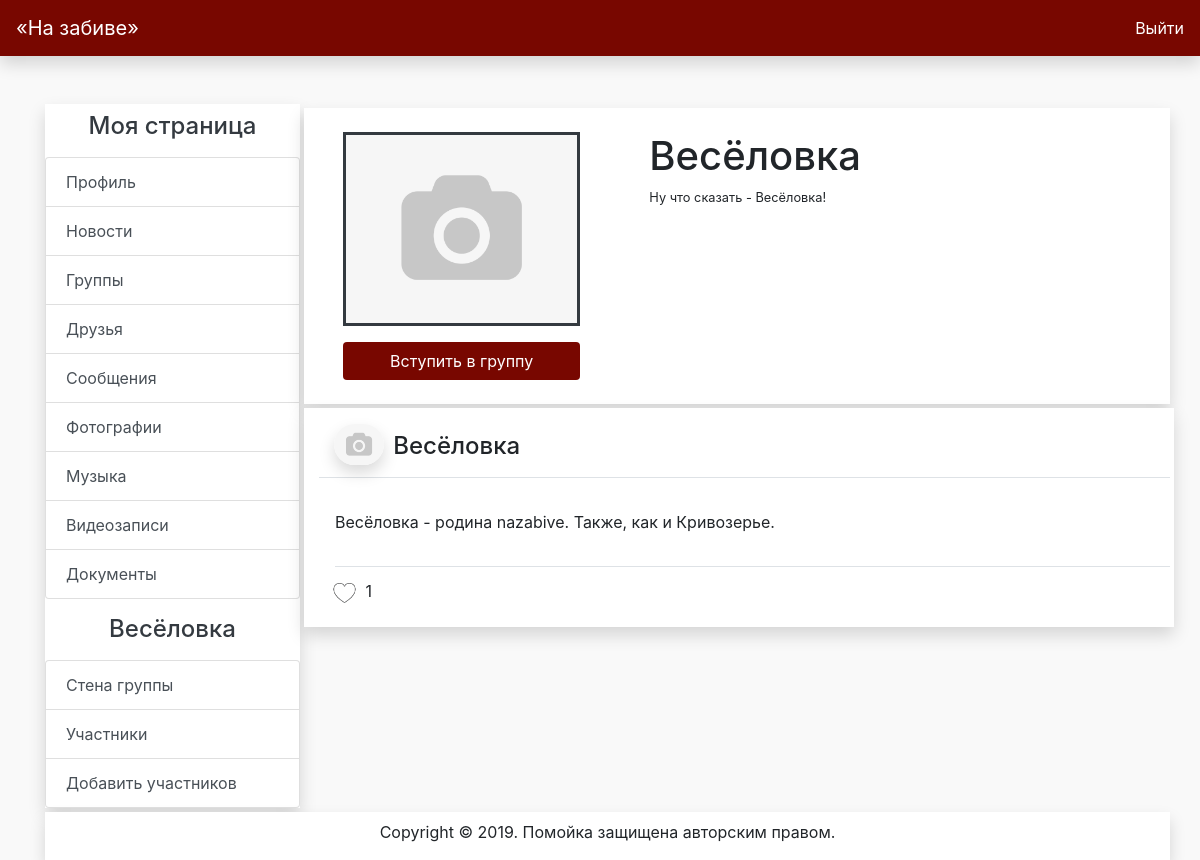
The page /group/2 (signed in) on the database its author committed.
### database.py (models this page shows)
class Group(db.Model):
    id = db.Column(db.Integer, primary_key=True)
    name = db.Column(db.String(80), nullable=False)
    avatar = db.Column(db.Integer, nullable=False, default=1)

class Resource(db.Model):
    id = db.Column(db.Integer, primary_key=True)
    category = db.Column(db.String(20), unique=False, nullable=False)
    path = db.Column(db.String(120), unique=True, nullable=True)
    name = db.Column(db.String(120), nullable=False)
    author = db.Column(db.Integer, nullable=False)

class Description(db.Model):
    id = db.Column(db.Integer, primary_key=True)
    text = db.Column(db.String(1000), nullable=False)
    place = db.Column(db.String(20), nullable=False)
    place_id = db.Column(db.Integer, nullable=False)

class Post(db.Model):
    id = db.Column(db.Integer, primary_key=True)
    author_type = db.Column(db.Integer, nullable=False)
    author = db.Column(db.Integer, nullable=False)
    content = db.Column(db.String, nullable=False)
    date = db.Column(db.DateTime, nullable=False, default=datetime.now())

### main.py (the view)
@app.route("/group/<int:id>", methods=['GET', 'POST'])
def group(id):
    if request.method == "POST":
        friend = request.form.get("friends")
        if friend:
            GroupMemberModel().create(user=friend, group=id)
    form = AddNewsForm()
    about_form = AboutGroupForm()
    description = DescriptionModel().get_for(place="group", place_id=id)
    if request.form.get("submit_ava"):
        file = request.files.get("document")
        res = ResourceModel().create(file.filename, file.filename,
                                     file, session["user_id"])
        link = ResourceLinkModel().create(res, "user", session["user_id"])
        GroupModel().set_avatar(group=id, resource=link.id)
    if about_form.validate_on_submit():
        content = request.form.get("description")
        if content:
            DescriptionModel().change(id=description.id, new_text=content)
            return redirect(f"/group/{id}")
    group = GroupModel().get(id)
    get_user_data = lambda obj: f"{obj.name} {obj.surname}"
    friends_list = FriendModel().get_friends(session["user_id"])
    friends_list = list(filter(
        lambda friend: not bool(GroupMemberModel().get_by(friend.friend, id)),
        friends_list))
    friends_list = [
        (friend.friend, get_user_data(UserModel().get(friend.friend))) for
        friend in friends_list]
    class AddUserToGroupForm(FlaskForm):
        friends = SelectField('Выберете участника', choices=[*friends_list])
        submit = SubmitField('Добавить')
    form_add_user = AddUserToGroupForm()
    if form.validate_on_submit():
        content = get_form_data("content")[0]
        PostLinkModel().create_post(place="group",
                                    place_id=id,
                                    content=content)
        return redirect(f"/group/{id}")
    user = UserModel().get(session["user_id"])
    posts_id = PostLinkModel().get_news(place="group",
                                        place_id=group.id)
    posts = [PostModel().get(post) for post in posts_id]
    posts.sort(key=lambda post: post.date, reverse=True)
    dates = [str(post.date)[:19] for post in posts]
    likes = [len(LikeModel().get_for(post=post.id)) for post in posts]
    liked = [bool(LikeModel().get_by(author=session["user_id"], post=post.id))
             for post in posts]
    ava = ResourceModel().get(group.avatar)
    in_group = bool(GroupMemberModel().get_by(user=user.id, group=id))
    render_data = {
        "user": user,
        "title": group.name,
        "number": len(posts),
        "name": group.name,
        "avatar_group": ava.path,
        "news": posts,
        "form_about": about_form,
        "likes": likes,
        "liked": liked,
        "form": form,
        "ava": AvaForm(),
        "form_add_user": form_add_user,
        "group": group,
        "in_group": in_group,
        "page_group": True,
        "group_main_page": True,
        "dates": dates,
        "session": session,
        "about": description.text
    }
    return render_template("group.html", **render_data)

### database.py (called while the page is built)
    def get(self, id):
        user = User.query.filter(User.id == id).first()
        if not user:
            return
        return user

    def get_friends(self, user):
        friends = Friend.query.filter(Friend.base_user == user).all()
        return friends

    def get_news(self, place, place_id):
        post_links = PostLink.query.filter(PostLink.place == place,
                                           PostLink.place_id == place_id).all()
        posts = [post.post for post in post_links]
        return posts

    def get(self, id):
        post = Post.query.filter(Post.id == id).first()
        if not post:
            return
        return post

    def get_by(self, author, post):
        like = Like.query.filter(Like.author == author,
                                 Like.post == post).first()
        if not like:
            return
        return like

    def get_for(self, post):
        likes = Like.query.filter(Like.post == post).all()
        return likes

    def get_by(self, user, group):
        member = GroupMember.query.filter(GroupMember.user == user,
                                          GroupMember.group == group).first()
        if not member:
            return
        return member

    def get(self, id):
        group = Group.query.filter(Group.id == id).first()
        if not group:
            return
        return group

    def get(self, id):
        resource = Resource.query.filter(Resource.id == id).first()
        if not resource:
            return
        return resource

    def get_for(self, place, place_id):
        description = Description.query.filter(
            Description.place == place,
            Description.place_id == place_id).first()
        if not description:
            return
        return description

### templates/group.html (shortened to what this page needs)
{% extends "main.html" %}
{% block content %}
    <div class="row">
        <div class="shadow bg-white pl-- pr-1 mt-1 ml-1">
            <div class="row">
                <div class="col-4 text-center m-4">
                    <div class="col-12">
                        <img src="/{{ avatar_group }}" alt="asd"
                             class="col-12 ava p-0"/>
                    </div>
                    <div class="col-12 mt-3">
                        <button type="button"
                                class="btn text-white bg-dryandex col-12"
                                onclick="loginToGroup(this, {{ group.id }})">
                            {% if in_group %}
                                Покинуть группу
                            {% else %}
                                Вступить в группу
                            {% endif %}
                        </button>
                    </div>
                </div>
                <div class="col-7 mt-4">
                    <h1 class="h1">{{ group.name }}</h1>
                    <p class="pb-3 small">{{ about }}</p>
                </div>
            </div>
        </div>
    </div>
    <div class="row">
        {% for i in range(number) %}
            <div class="shadow bg-white pl-- pr-1 mt-1 ml-1 col-12">
                <div class="d-flex justify-content-between flex-wrap flex-md-nowrap align-items-center pt-3 pb-2 mb-3 border-bottom">
                    <div class="row ml-0">
                        <div class="col-3">
                            <img src="/{{ avatar_group }}" alt="1"
                                 class="avatar shadow"/>
                        </div>
                        <div class="col-9">
                            <p class="h4 mt-2">{{ group.name }}</p>
                        </div>
                    </div>
                </div>
                <p class="p-3">{{ news[i].content }}</p>
                <div class="border-top mt-2 mb-2 ml-3">
                    <div class="row">
                        <div class="p-2 pointer" onclick="like(this, {{ news[i].id }})">
                            {% if liked[i] %}
                                <img src="/static/images/like.png" alt="like"
                                     class="sign_post mt-2 mb-2"/>
                            {% else %}
                                <img src="/static/images/like2.png" alt="like"
                                     class="sign_post mt-2 mb-2"/>
                            {% endif %}
                            <span>{{ likes[i] }}</span>
                        </div>
                    </div>
                </div>
            </div>
        {% endfor %}
    </div>
{% endblock %}

### templates/main.html (shortened to what this page needs)
<!doctype html>
<html lang="en">
<head>
    <link rel="stylesheet" href="https://stackpath.bootstrapcdn.com/bootstrap/4.3.1/css/bootstrap.min.css"
>
    <link rel="stylesheet" href="/static/css/main.css">
</head>
<body>
<nav class="navbar navbar-expand-md navbar-dark bg-dryandex shadow">
    <a class="navbar-brand" href="/">&laquo;На забиве&raquo;</a>
    <div class="collapse navbar-collapse" id="navbarCollapse">
        <form class="form-inline mt-2 mt-md-0">
            <a class="text-white" href="/logout">Выйти</a>
        </form>
    </div>
</nav>
<div class="container mt-5">
    <div class="row">
        <div class="col-3">
            <div class="shadow bg-white shadow" id="left_content">
                <div class="h4 text-dark text-center pt-2 mb-3">Моя страница</div>
                <div class="list-group" id="list-tab" role="tablist">
                    <a class="list-group-item list-group-item-action"
                       href="/profile">Профиль</a>
                    <a class="list-group-item list-group-item-action"
                       href="/news">Новости</a>
                    <a class="list-group-item list-group-item-action"
                       href="/groups">Группы</a>
                    <a class="list-group-item list-group-item-action"
                       href="/friends">Друзья</a>
                    <a class="list-group-item list-group-item-action"
                       href="/dialogs">Сообщения</a>
                    <a class="list-group-item list-group-item-action"
                       href="/photo">Фотографии</a>
                    <a class="list-group-item list-group-item-action"
                       href="/audio">Музыка</a>
                    <a class="list-group-item list-group-item-action"
                       href="/videos">Видеозаписи</a>
                    <a class="list-group-item list-group-item-action"
                       href="/documents">Документы</a>
                </div>
                {% if page_group %}
                    <div class="h4 text-dark text-center mt-3 mb-3">{{ group.name }}</div>
                    <div class="list-group" id="list-tab" role="tablist">
                        <a class="list-group-item list-group-item-action"
                           href="/group/{{ group.id }}">Стена группы</a>
                        <a class="list-group-item list-group-item-action"
                           href="/group_members/{{ group.id }}">Участники</a>
                        {% if group_main_page %}
                        <a class="list-group-item list-group-item-action"
                           href="#" data-toggle="modal" data-target="#addUserGroup">Добавить участников</a>
                        {% endif %}
                    </div>
                {% endif %}
            </div>
        </div>
        <div class="col-9 pl-0" id="main_content">
            {% block content %}{% endblock %}
        </div>
    </div>
<div class="row pl-0 ml-0 ">
    <div class="bg-white col-12 shadow mt-1 shadow">
        <p class="text-center pt-2">Copyright &copy; 2019. Помойка защищена авторским правом.</p>
    </div>
</div>
</div>
</body>
</html>

### static/css/main.css (style rules this page uses)
.bg-dryandex { background: #780700 !important; }
.avatar { width: 50px; border-radius: 41px; }
body { background: #f9f9f9; }
.sign_post { width: 33px; height: 20px; }
.ava { border: 3px solid #343A40; }
.pointer { cursor: pointer; }

### rows shown on the page
Group: name "Весёловка", name "Весёловка"
Resource: path (placeholder picture)
Description: text "Ну что сказать - Весёловка!"
Post: content "Весёловка - родина nazabive. Также, как и Кривозерье."

### other values the page prints
{{ likes[i] }} "1"
